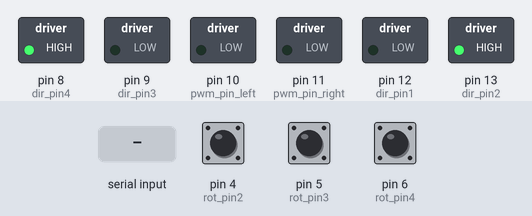
This sketch was run on a simulated Arduino Uno, built with avr-gcc and run on an emulated ATmega328P. Parts: switched loads named in the sketch (green lamp = pin HIGH). The inputs (shaded band) are chosen by the test bench; at power-on: pin 4 (rot_pin2) HIGH, pin 5 (rot_pin3) HIGH, pin 6 (rot_pin4) HIGH. What the sketch prints to the serial monitor is not drawn.

Above: at 1.2 s.
1.3 s: "r90\n" received over Serial
At 2.8 s:
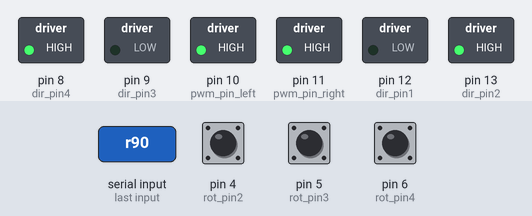
Timing chart, 0 to 4.3 s (numbered marks = the images above; inputs shaded):
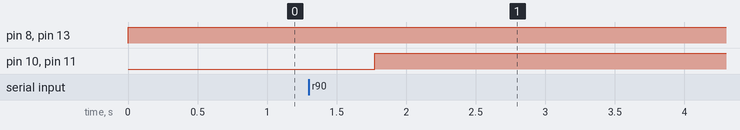

The sketch:

rear_speed_control.ino
```cpp
//This file takes desired count velocities as input through serial communication and utilize those values in a feedback loop to control the speed of two rear wheels

#include "PinChangeInterrupt.h"

//-----390 pulses per revolution
//-----DEFINE INTERUPT PIN NUMBER
#define rot_pin1 3
#define rot_pin2 4
#define rot_pin3 5
#define rot_pin4 6
#define pwm_pin_right 11
#define dir_pin1 12
#define dir_pin2 13
#define pwm_pin_left 10
#define dir_pin3 9
#define dir_pin4 8

//-----DEFINE ENCODER PARAMETERS
#define pi 3.141592653589
int rev_count = 2*390;

double angle_conversion = pi/rev_count;

volatile long counter_right = 0;
volatile long counter_left = 0;
volatile long old_counter_right = 0;
volatile long old_counter_left = 0;
unsigned long old_time = millis();
volatile double counter_velocity_right = 0.0;
volatile double counter_velocity_left = 0.0;

//-----DEFINE CONTROL PARAMETER
double kp = 500;
double ki = 30;
double error_left;
double error_right;
double desired_counter_v_left = 0;
double desired_counter_v_right = 0;
double integral_error_left = 0.0;
double integral_error_right = 0.0;
double fd_left = 0;
double fd_right = 0;
int pwm_output_left = 0;
int pwm_output_right = 0;
double conversion_factor = 66.9467; //convert count per milisecond to the approximate corresponding pwm value where 293 is the rpm rate corresponding to full pwm output


void setup() {
  pinMode(rot_pin1, INPUT_PULLUP);
  pinMode(rot_pin2, INPUT_PULLUP);
  pinMode(rot_pin3, INPUT_PULLUP);
  pinMode(rot_pin4, INPUT_PULLUP);
  pinMode(pwm_pin_left, OUTPUT);
  pinMode(dir_pin1, OUTPUT);
  pinMode(dir_pin2, OUTPUT);
  pinMode(pwm_pin_right, OUTPUT);
  pinMode(dir_pin3, OUTPUT);
  pinMode(dir_pin4, OUTPUT);

  attachPinChangeInterrupt(digitalPinToPinChangeInterrupt(rot_pin1), call_back1, RISING);
  attachPinChangeInterrupt(digitalPinToPinChangeInterrupt(rot_pin2), call_back2, RISING);
  attachPinChangeInterrupt(digitalPinToPinChangeInterrupt(rot_pin3), call_back3, RISING);
  attachPinChangeInterrupt(digitalPinToPinChangeInterrupt(rot_pin4), call_back4, RISING);

  Serial.begin(9600);
}

void loop() {

  vel_calculation();
  read_serial();
  control_function();
  actuation();
  Serial.println(counter_velocity_right);

}

void read_serial(){
  if(Serial.available()>0){
    if(Serial.peek()=='r'){
      Serial.read();
      desired_counter_v_left = Serial.parseInt()/1000.0;
      Serial.read();
      desired_counter_v_right = desired_counter_v_left;
    }

  }
}

void actuation(){
  //actuate the left motor
  if (pwm_output_right > 255){
    analogWrite(pwm_pin_right, 255);
    digitalWrite(dir_pin1, LOW);
    digitalWrite(dir_pin2, HIGH);
  }else if(pwm_output_right >= 0){
    analogWrite(pwm_pin_right, pwm_output_right);
    digitalWrite(dir_pin1, LOW);
    digitalWrite(dir_pin2, HIGH);
  }else if(pwm_output_right < -255){
    analogWrite(pwm_pin_right, 255);
    digitalWrite(dir_pin1, HIGH);
    digitalWrite(dir_pin2, LOW);
  }else if(pwm_output_right < 0){
    analogWrite(pwm_pin_right, abs(pwm_output_right));
    digitalWrite(dir_pin1, HIGH);
    digitalWrite(dir_pin2, LOW);
  }


  //actuate the right motor
  if (pwm_output_left > 255){
    analogWrite(pwm_pin_left, 255);
    digitalWrite(dir_pin3, LOW);
    digitalWrite(dir_pin4, HIGH);
  }else if(pwm_output_left >= 0){
    analogWrite(pwm_pin_left, pwm_output_left);
    digitalWrite(dir_pin3, LOW);
    digitalWrite(dir_pin4, HIGH);
  }else if(pwm_output_left < -255){
    analogWrite(pwm_pin_left, 255);
    digitalWrite(dir_pin3, HIGH);
    digitalWrite(dir_pin4, LOW);
  }else if(pwm_output_left < 0){
    analogWrite(pwm_pin_left, abs(pwm_output_left));
    digitalWrite(dir_pin3, HIGH);
    digitalWrite(dir_pin4, LOW);
  }
}

void control_function(){
  //calculate error
  error_left = desired_counter_v_left-counter_velocity_left;
  integral_error_left += error_left;
  pwm_output_left = int(conversion_factor*desired_counter_v_left+kp*error_left+ki*integral_error_left);

  error_right = desired_counter_v_right-counter_velocity_right;
  integral_error_right += error_right;
  pwm_output_right = int(conversion_factor*desired_counter_v_right+kp*error_right+ki*integral_error_right);

}

void vel_calculation(){
  long current_time = millis();
  double time_difference = current_time-old_time;
  if(time_difference>=5){
    //calculate counter differences
    delay(1); //spare some time for encoder to change
    int right_counter_difference = counter_right-old_counter_right;
    int left_counter_difference = counter_left-old_counter_left;

    //calculate counter velocities
    counter_velocity_right = right_counter_difference/time_difference;
    counter_velocity_left = left_counter_difference/time_difference;

    //update counter and time
    old_counter_right = counter_right;
    old_counter_left = counter_left;
    old_time = current_time;
  }

}

void call_back1(){
  if(digitalRead(rot_pin2) == LOW){
    counter_right++;
  }else{
    counter_right--;
  }
}

void call_back2(){
  if(digitalRead(rot_pin1) == LOW){
    counter_right--;
  }else{
    counter_right++;
  }
}

void call_back3(){
  if(digitalRead(rot_pin4) == LOW){
    counter_left++;
  }else{
    counter_left--;
  }
}

void call_back4(){
  if(digitalRead(rot_pin3) == LOW){
    counter_left--;
  }else{
    counter_left++;
  }
}
```

Measured:
- after the input at 1.3 s, pin 10 (pwm_pin_left), pin 11 (pwm_pin_right): LOW → HIGH after 0.48 s
